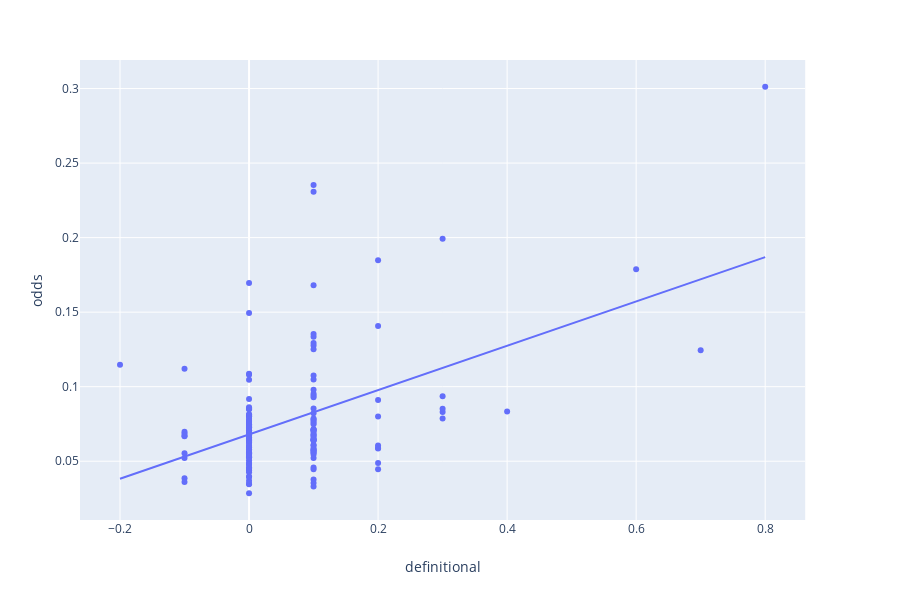

Source (notebook cell):
### Code cell
fig = px.scatter(
    profession_df, 
    x="definitional", 
    y="odds", 
#     color="species",
    trendline="ols")
fig.write_image(file_name[:-4] + "_Definitionalility_vs_odds.pdf")

fig.show()

### Figure 1 — Plotly figure (JSON) as saved in the notebook; plotly's stock layout.template omitted (floating-point values rounded to 4 significant figures; data arrays with more than 128 entries replaced by an {"elided": "..."} marker saying what was removed)
{"data": [{"hoverlabel": {"namelength": 0}, "hovertemplate": "definitional=%{x}<br>odds=%{y}", "legendgroup": "", "marker": {"color": "#636efa", "symbol": "circle"}, "mode": "markers", "name": "", "showlegend": false, "type": "scatter", "x": {"elided": "157 float values"}, "xaxis": "x", "y": {"elided": "157 float values"}, "yaxis": "y"}, {"hoverlabel": {"namelength": 0}, "hovertemplate": "<b>OLS trendline</b><br>odds = 0.148621 * definitional + 0.067996<br>R<sup>2</sup>=0.232192<br><br>definitional=%{x}<br>odds=%{y} <b>(trend)</b>", "legendgroup": "", "marker": {"color": "#636efa", "symbol": "circle"}, "mode": "lines", "name": "", "showlegend": false, "type": "scatter", "x": {"elided": "157 float values"}, "xaxis": "x", "y": {"elided": "157 float values"}, "yaxis": "y"}], "layout": {"height": 600, "legend": {"tracegroupgap": 0}, "margin": {"t": 60}, "xaxis": {"anchor": "y", "domain": [0, 0.98], "title": {"text": "definitional"}}, "yaxis": {"anchor": "x", "domain": [0, 1], "title": {"text": "odds"}}}}
